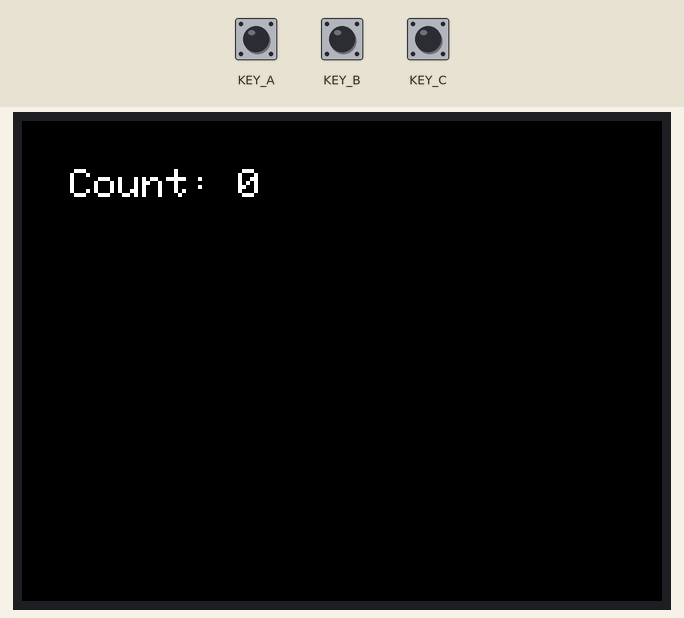
Simulated run of this sketch. Board: Seeed Wio Terminal. On the bench: 320×240 colour display. The inputs (shaded band) are chosen by the test bench; at power-on: KEY_A HIGH, KEY_B HIGH, KEY_C HIGH.

Above: at 1.3 s.
1.4 s: KEY_A pulled LOW for 0.15 s
3.0 s: KEY_A pulled LOW for 1 s
Timing chart, 0 to 6.0 s (numbered marks = the images above; inputs shaded):
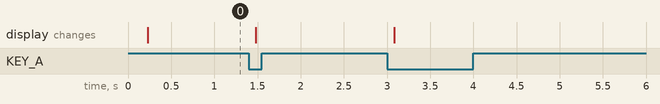

The sketch:

counter.ino
```cpp
#include <TFT_eSPI.h>

TFT_eSPI tft;
int count = 0;
int lastCount = -1;
bool wasA = false;
bool wasB = false;
bool wasC = false;

void setup() {
  pinMode(WIO_KEY_A, INPUT_PULLUP);
  pinMode(WIO_KEY_B, INPUT_PULLUP);
  pinMode(WIO_KEY_C, INPUT_PULLUP);
  tft.begin();
  tft.setRotation(3);
  tft.setTextSize(2);
}

void loop() {
  bool a = digitalRead(WIO_KEY_A) == LOW;
  bool b = digitalRead(WIO_KEY_B) == LOW;
  bool c = digitalRead(WIO_KEY_C) == LOW;

  if (a && !wasA) count = count + 1;
  if (b && !wasB && count > 0) count = count - 1;
  if (c && !wasC) count = 0;
  wasA = a;
  wasB = b;
  wasC = c;

  if (count != lastCount) {
    tft.fillScreen(TFT_BLACK);
    tft.setCursor(24, 24);
    tft.print("Count: ");
    tft.println(count);
    lastCount = count;
  }
  delay(25);
}
```
